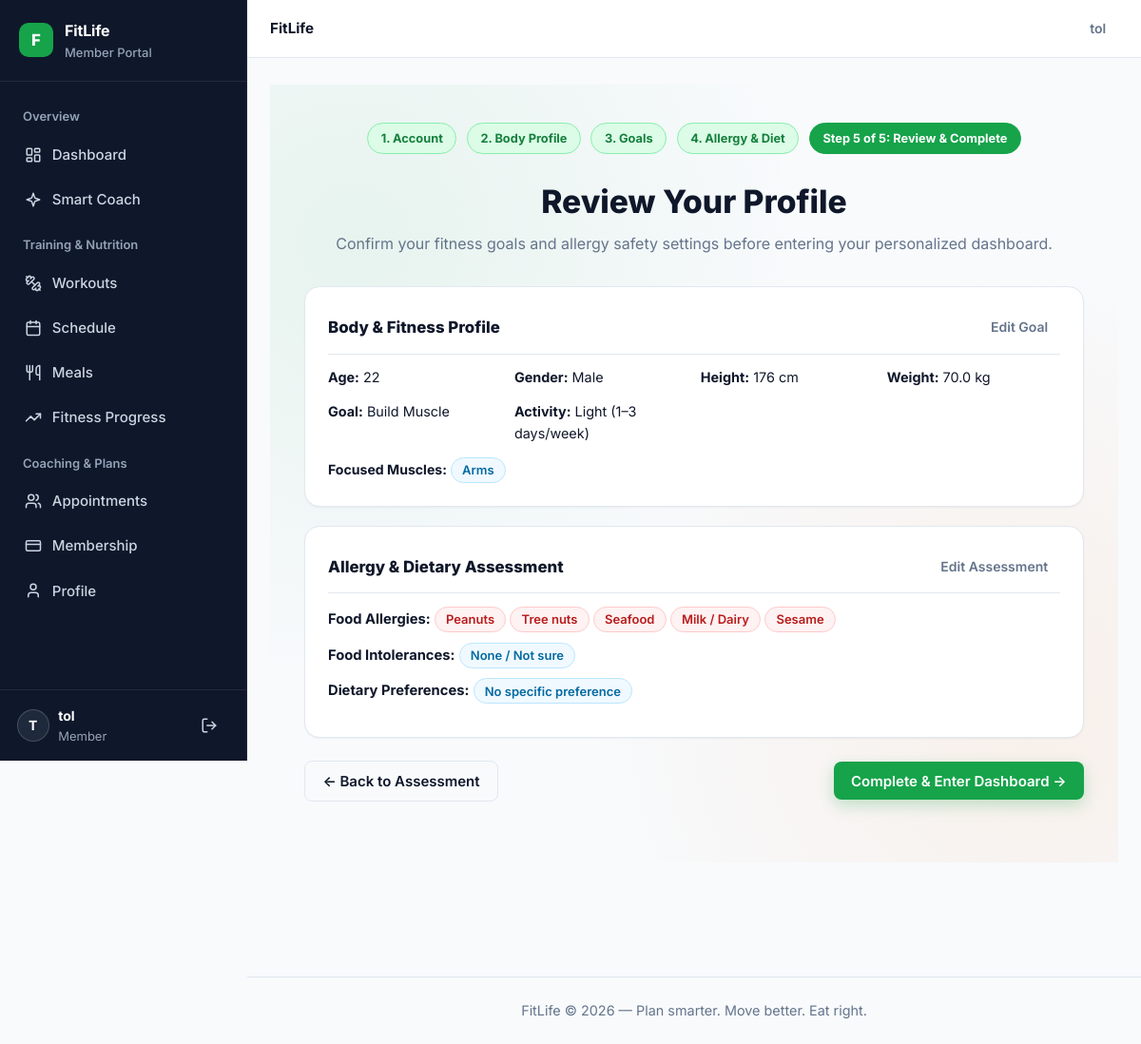
/accounts/review/ (signed in), run on the app's committed database.
### fitnessplanner/accounts/models.py (models this page shows, shortened)
class UserProfile(models.Model):
    GENDER_CHOICES = [
        ('male', 'Male'),
        ('female', 'Female'),
        ('other', 'Other'),
        ('prefer_not_to_say', 'Prefer not to say'),
    ]
    FITNESS_GOAL_CHOICES = [
        ('', 'Not Selected'),
        ('lose_weight', 'Lose Weight'),
        ('build_muscle', 'Build Muscle'),
        ('maintain_weight', 'Maintain Weight'),
        ('improve_fitness', 'Improve Fitness'),
    ]
    ACTIVITY_LEVEL_CHOICES = [
        ('sedentary', 'Sedentary (little or no exercise)'),
        ('light', 'Light (1–3 days/week)'),
        ('moderate', 'Moderate (3–5 days/week)'),
        ('active', 'Active (6–7 days/week)'),
        ('very_active', 'Very active (athlete / physical job)'),
    ]
    ALLERGY_CHOICES = [
        ('nuts', 'Peanuts & Tree Nuts'),
        ('dairy', 'Dairy / Milk'),
        ('gluten', 'Gluten / Wheat'),
        ('eggs', 'Eggs'),
        ('shellfish', 'Shellfish'),
        ('soy', 'Soy'),
        ('fish', 'Fish'),
    ]
    DIETARY_PREFERENCE_CHOICES = [
        ('none', 'No Restrictions'),
        ('vegetarian', 'Vegetarian'),
        ('vegan', 'Vegan'),
        ('keto', 'Keto / Low-Carb'),
        ('halal', 'Halal'),
        ('low_sodium', 'Low Sodium'),
        ('diabetic_friendly', 'Diabetic Friendly'),
    ]
    HEALTH_CONDITION_CHOICES = [
        ('hypertension', 'High Blood Pressure (Hypertension)'),
        ('diabetes', 'Diabetes / Blood Sugar Management'),
        ('high_cholesterol', 'High Cholesterol'),
        ('lactose_intolerant', 'Lactose Intolerance'),
        ('celiac', 'Celiac / Gluten Sensitivity'),
        ('joint_pain', 'Joint / Knee Sensitivity'),
    ]
    ROLE_CHOICES = [
        ('member', 'Member'),
        ('instructor', 'Instructor'),
        ('admin', 'Admin'),
    ]
    user = models.OneToOneField(settings.AUTH_USER_MODEL, on_delete=models.CASCADE)
    role = models.CharField(max_length=20, choices=ROLE_CHOICES, default='member')
    must_change_password = models.BooleanField(default=False)
    bio = models.TextField(blank=True)
    birth_date = models.DateField(null=True, blank=True)
    age = models.PositiveIntegerField(null=True, blank=True)
    gender = models.CharField(max_length=20, choices=GENDER_CHOICES, blank=True)
    fitness_goal = models.CharField(max_length=30, choices=FITNESS_GOAL_CHOICES, blank=True)
    activity_level = models.CharField(max_length=20, choices=ACTIVITY_LEVEL_CHOICES, blank=True)
    height_cm = models.PositiveIntegerField(null=True, blank=True)
    weight_kg = models.FloatField(null=True, blank=True)
    focused_muscles = models.TextField(blank=True, default='')
    allergies = models.TextField(blank=True, default='')
    custom_allergies = models.CharField(max_length=255, blank=True, default='')
    dietary_preference = models.CharField(
        max_length=30,
        choices=DIETARY_PREFERENCE_CHOICES,
        default='none',
        blank=True,
    )
    health_conditions = models.TextField(blank=True, default='')
    MUSCLE_GROUPS = {
        'arms': {
            'name': 'Arms',
            'subtitle': 'Biceps & Triceps',
            'desc': 'Build stronger biceps and triceps for bigger and more defined arms.',
            'image': 'arms_muscle_1780878009010.png',
        },
        'chest': {
            'name': 'Chest',
            'subtitle': 'Pectorals',
            'desc': 'Develop chest size, strength, and upper body power.',
            'image': 'chest_muscle_1780878065929.png',
        },
        'back': {
            'name': 'Back',
            'subtitle': 'Lats & Traps',
            'desc': 'Improve posture and build a wider, stronger back.',
            'image': 'back_muscle_1780878079161.png',
        },
        'shoulders': {
            'name': 'Shoulders',
            'subtitle': 'Deltoids',
            'desc': 'Increase shoulder size and create a broader physique.',
            'image': 'shoulders_muscle_1780878092117.png',
        },
        'core': {
            'name': 'Abs/Core',
            'subtitle': 'Abdominals',
            'desc': 'Strengthen your core and improve abdominal definition.',
            'image': 'core_muscle_1780878105617.png',
        },
        'legs': {
            'name': 'Legs',
            'subtitle': 'Quads & Hamstrings',
            'desc': 'Build stronger quads, hamstrings, and overall leg strength.',
            'image': 'legs_muscle_1780878122120.png',
        },
        'glutes': {
            'name': 'Glutes',
            'subtitle': 'Gluteus Maximus',
            'desc': 'Develop stronger and more powerful glute muscles.',
            'image': 'legs_muscle_1780878122120.png',
        },
        'calves': {
            'name': 'Calves',
            'subtitle': 'Gastrocnemius',
            'desc': 'Increase lower leg strength and muscle development.',
            'image': 'legs_muscle_1780878122120.png',
        },
    }
    def get_focused_muscles_list(self):
        if self.focused_muscles:
            return [m.strip() for m in self.focused_muscles.split(',') if m.strip()]
        return []
    def get_focused_muscles_display(self):
        slugs = self.get_focused_muscles_list()
        result = []
        for slug in slugs:
            if slug in self.MUSCLE_GROUPS:
                result.append(self.MUSCLE_GROUPS[slug])
        return result
    def get_gender_display_short(self):
        return self.get_gender_display() if self.gender else '—'
    def get_fitness_goal_display_short(self):
        return self.get_fitness_goal_display() if self.fitness_goal else '—'
    def get_activity_level_display_short(self):
        return self.get_activity_level_display() if self.activity_level else '—'

class MemberAllergy(models.Model):
    user = models.ForeignKey(
        settings.AUTH_USER_MODEL,
        on_delete=models.CASCADE,
        related_name='member_allergies',
    )
    allergen = models.ForeignKey(Allergen, on_delete=models.CASCADE)
    custom_name = models.CharField(max_length=120, blank=True, default='')
    severity_notes = models.CharField(max_length=255, blank=True, default='')
    created_at = models.DateTimeField(auto_now_add=True)
    class Meta:
        ordering = ['allergen__display_order', 'allergen__name']
    def label(self):
        if self.allergen.slug == 'other' and self.custom_name:
            return self.custom_name
        return self.allergen.name

class Allergen(models.Model):
    slug = models.SlugField(max_length=40, unique=True)
    name = models.CharField(max_length=100)
    display_order = models.PositiveSmallIntegerField(default=0)
    class Meta:
        ordering = ['display_order', 'name']

class DietaryPreferenceOption(models.Model):
    slug = models.SlugField(max_length=40, unique=True)
    name = models.CharField(max_length=100)
    display_order = models.PositiveSmallIntegerField(default=0)
    class Meta:
        ordering = ['display_order', 'name']

### fitnessplanner/accounts/views.py (the view)
# urls.py: path('review/', views.onboarding_review, name='onboarding_review'),
@login_required
def onboarding_review(request):
    profile, _ = UserProfile.objects.get_or_create(user=request.user)
    diet_profile, _ = MemberDietaryProfile.objects.get_or_create(user=request.user)
    member_allergies = MemberAllergy.objects.filter(user=request.user).select_related('allergen')
    member_intolerances = MemberIntolerance.objects.filter(user=request.user).select_related('intolerance')
    dietary_prefs = diet_profile.dietary_preferences.all()
    if request.method == 'POST':
        diet_profile.assessment_completed = True
        diet_profile.save()
        messages.success(request, 'Onboarding complete! Your personalized FitLife dashboard is ready.')
        return redirect('planner:index')
    return render(request, 'accounts/onboarding_review.html', {
        'profile': profile,
        'diet_profile': diet_profile,
        'member_allergies': member_allergies,
        'member_intolerances': member_intolerances,
        'dietary_prefs': dietary_prefs,
    })

### fitnessplanner/accounts/templates/accounts/onboarding_review.html (shortened to what this page needs)
{% extends "base.html" %}
{% block content %}
<div class="review-page">
  <div class="review-wrap">
    <div class="step-progress">
      <span class="step-pill done">1. Account</span>
      <span class="step-pill done">2. Body Profile</span>
      <span class="step-pill done">3. Goals</span>
      <span class="step-pill done">4. Allergy &amp; Diet</span>
      <span class="step-pill current">Step 5 of 5: Review &amp; Complete</span>
    </div>
    <div style="text-align:center; margin-bottom:2rem;">
      <h1 style="font-size:2.1rem; font-weight:800; margin:0 0 .4rem;">Review Your Profile</h1>
      <p style="color:var(--text-muted); margin:0;">Confirm your fitness goals and allergy safety settings before entering your personalized dashboard.</p>
    </div>
    <div class="review-card">
      <div class="review-card-head">
        <h3>Body &amp; Fitness Profile</h3>
        <a href="{% url 'accounts:select_goal' %}" class="btn btn-ghost btn-sm">Edit Goal</a>
      </div>
      <div class="review-grid">
        <div><strong>Age:</strong> {{ profile.age|default:"—" }}</div>
        <div><strong>Gender:</strong> {{ profile.get_gender_display_short }}</div>
        <div><strong>Height:</strong> {{ profile.height_cm|default:"—" }} cm</div>
        <div><strong>Weight:</strong> {{ profile.weight_kg|default:"—" }} kg</div>
        <div><strong>Goal:</strong> {{ profile.get_fitness_goal_display_short }}</div>
        <div><strong>Activity:</strong> {{ profile.get_activity_level_display_short }}</div>
      </div>
      {% if profile.get_focused_muscles_display %}
        <div style="margin-top:.85rem; font-size:.88rem;">
          <strong>Focused Muscles:</strong>
          {% for m in profile.get_focused_muscles_display %}
            <span class="badge badge-info">{{ m.name }}</span>
          {% endfor %}
        </div>
      {% endif %}
    </div>
    <div class="review-card">
      <div class="review-card-head">
        <h3>Allergy &amp; Dietary Assessment</h3>
        <a href="{% url 'accounts:allergy_assessment' %}" class="btn btn-ghost btn-sm">Edit Assessment</a>
      </div>
      <p style="margin:0 0 .65rem; font-size:.92rem;">
        <strong>Food Allergies:</strong>
        {% if diet_profile.no_known_allergies %}
          <span class="badge badge-success">No known food allergies</span>
        {% elif member_allergies %}
          {% for ma in member_allergies %}
            <span class="badge badge-danger">{{ ma.label }}</span>
          {% endfor %}
        {% else %}
          <span class="text-muted">None specified</span>
        {% endif %}
      </p>
      <p style="margin:0 0 .65rem; font-size:.92rem;">
        <strong>Food Intolerances:</strong>
        {% if diet_profile.no_known_intolerances %}
          <span class="badge badge-info">None / Not sure</span>
        {% elif member_intolerances %}
          {% for mi in member_intolerances %}
            <span class="badge badge-warning">{{ mi.label }}</span>
          {% endfor %}
        {% else %}
          <span class="text-muted">None specified</span>
        {% endif %}
      </p>
      <p style="margin:0 0 .65rem; font-size:.92rem;">
        <strong>Dietary Preferences:</strong>
        {% if dietary_prefs %}
          {% for dp in dietary_prefs %}
            <span class="badge badge-info">{{ dp.name }}</span>
          {% endfor %}
        {% else %}
          <span class="text-muted">No specific preference</span>
        {% endif %}
      </p>
    </div>
    <form method="post">
      <div class="onboard-actions">
        <a href="{% url 'accounts:allergy_assessment' %}" class="btn btn-outline">&larr; Back to Assessment</a>
        <button type="submit" class="btn btn-primary">Complete &amp; Enter Dashboard &rarr;</button>
      </div>
    </form>
  </div>
</div>
{% endblock %}

### templates/base.html (shortened to what this page needs)
{% load static %}<!doctype html>
<html lang="en">
  <head>
    <link href="{% static 'css/styles.css' %}" rel="stylesheet">
  </head>
  <body>
    {% block body %}
    {% if user.is_authenticated %}
      <div class="app-shell">
        <aside class="app-sidebar" id="memberSidebar" aria-label="Member navigation">
          <div class="app-sidebar-brand">
            <div class="app-brand-mark">F</div>
            <div class="app-brand-text">
              <strong>FitLife</strong>
              <span>Member Portal</span>
            </div>
          </div>
          <nav class="app-sidebar-nav">
            <div class="app-sidebar-label">Overview</div>
            <a href="{% url 'planner:index' %}" class="app-nav-link {% if request.resolver_match.url_name == 'index' %}active{% endif %}">
              {% include "components/icon.html" with name="dashboard" %} Dashboard
            </a>
            <a href="{% url 'planner:smart_suggestions' %}" class="app-nav-link {% if 'suggestions' in request.resolver_match.url_name %}active{% endif %}">
              {% include "components/icon.html" with name="sparkles" %} Smart Coach
            </a>
            <div class="app-sidebar-label">Training &amp; Nutrition</div>
            <a href="{% url 'planner:workout_list' %}" class="app-nav-link {% if 'workout' in request.resolver_match.url_name %}active{% endif %}">
              {% include "components/icon.html" with name="dumbbell" %} Workouts
            </a>
            <a href="{% url 'planner:schedule_list' %}" class="app-nav-link {% if 'schedule' in request.resolver_match.url_name %}active{% endif %}">
              {% include "components/icon.html" with name="calendar" %} Schedule
            </a>
            <a href="{% url 'planner:meal_list' %}" class="app-nav-link {% if 'meal' in request.resolver_match.url_name %}active{% endif %}">
              {% include "components/icon.html" with name="utensils" %} Meals
            </a>
            <a href="{% url 'accounts:progress' %}" class="app-nav-link {% if request.resolver_match.url_name == 'progress' %}active{% endif %}">
              {% include "components/icon.html" with name="trending-up" %} Fitness Progress
            </a>
            <div class="app-sidebar-label">Coaching &amp; Plans</div>
            <a href="{% url 'planner:instructor_list' %}" class="app-nav-link {% if 'instructor' in request.resolver_match.url_name %}active{% endif %}">
              {% include "components/icon.html" with name="users" %} Appointments
            </a>
            <a href="{% url 'planner:membership_list' %}" class="app-nav-link {% if 'membership' in request.resolver_match.url_name %}active{% endif %}">
              {% include "components/icon.html" with name="credit-card" %} Membership
            </a>
            <a href="{% url 'accounts:profile' %}" class="app-nav-link {% if 'profile' in request.resolver_match.url_name %}active{% endif %}">
              {% include "components/icon.html" with name="user" %} Profile
            </a>
          </nav>
          <div class="app-sidebar-footer">
            <div class="app-sidebar-user">
              <div class="app-user-avatar">{{ user.username|slice:":1"|upper }}</div>
              <div class="app-user-meta">
                <strong>{{ user.username }}</strong>
                <small>Member</small>
              </div>
            </div>
            <form action="{% url 'logout' %}" method="post" style="margin:0;">
              <button class="btn btn-ghost btn-sm" style="color:#CBD5E1;" type="submit" aria-label="Logout">
                {% include "components/icon.html" with name="logout" %}
              </button>
            </form>
          </div>
        </aside>
        <div class="app-main">
          <header class="app-topbar">
            <div class="app-topbar-left">
              <span style="font-weight:700; font-size:.95rem; color:var(--text);">FitLife</span>
            </div>
            <div class="flex" style="gap:.75rem;">
              <a href="{% url 'accounts:profile' %}" class="btn btn-ghost btn-sm">{{ user.username }}</a>
            </div>
          </header>
    {% endif %}
          <main id="main-content" class="{% if user.is_authenticated %}app-content{% endif %}">
            {% block content %}{% endblock %}
          </main>
          {% block footer %}
          <footer class="fl-footer">
            <div class="container">
              FitLife &copy; {% now "Y" %} — Plan smarter. Move better. Eat right.
            </div>
          </footer>
          {% endblock %}
    {% if user.is_authenticated %}
        </div>
      </div>
    {% endif %}
    {% endblock %}
  </body>
</html>

### data on the page
UserProfile: age "22", get_gender_display_short "Male", height_cm "176", weight_kg "70.0", get_fitness_goal_display_short "Build Muscle", get_activity_level_display_short "Light (1–3 days/week)", name "Arms"
MemberAllergy: label "Peanuts"
MemberAllergy: label "Tree nuts"
MemberAllergy: label "Seafood"
MemberAllergy: label "Milk / Dairy"
MemberAllergy: label "Sesame"
DietaryPreferenceOption: name "No specific preference"

### other printed values
{{ user.username|slice:":1"|upper }} "T"
{{ user.username }} "tol"
